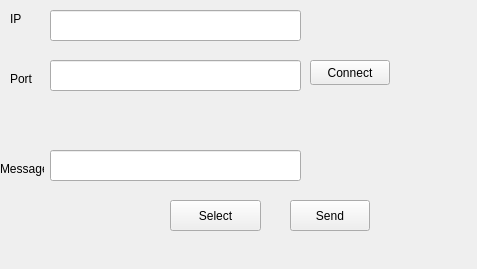
<?xml version="1.0" encoding="UTF-8"?>
<ui version="4.0">
 <class>MainWindow</class>
 <widget class="QMainWindow" name="MainWindow">
  <property name="geometry">
   <rect>
    <x>0</x>
    <y>0</y>
    <width>477</width>
    <height>269</height>
   </rect>
  </property>
  <property name="windowTitle">
   <string>Client</string>
  </property>
  <widget class="QWidget" name="centralWidget">
   <widget class="QLineEdit" name="lineEdit_ip">
    <property name="geometry">
     <rect>
      <x>50</x>
      <y>10</y>
      <width>251</width>
      <height>31</height>
     </rect>
    </property>
   </widget>
   <widget class="QLineEdit" name="lineEdit_port">
    <property name="geometry">
     <rect>
      <x>50</x>
      <y>60</y>
      <width>251</width>
      <height>31</height>
     </rect>
    </property>
   </widget>
   <widget class="QPushButton" name="pushButton_update">
    <property name="geometry">
     <rect>
      <x>310</x>
      <y>60</y>
      <width>80</width>
      <height>25</height>
     </rect>
    </property>
    <property name="text">
     <string>Connect</string>
    </property>
   </widget>
   <widget class="QPushButton" name="pushButton">
    <property name="geometry">
     <rect>
      <x>290</x>
      <y>200</y>
      <width>80</width>
      <height>31</height>
     </rect>
    </property>
    <property name="text">
     <string>Send</string>
    </property>
   </widget>
   <widget class="QLineEdit" name="lineEdit">
    <property name="geometry">
     <rect>
      <x>50</x>
      <y>150</y>
      <width>251</width>
      <height>31</height>
     </rect>
    </property>
   </widget>
   <widget class="QLabel" name="label_3">
    <property name="geometry">
     <rect>
      <x>310</x>
      <y>90</y>
      <width>101</width>
      <height>81</height>
     </rect>
    </property>
    <property name="text">
     <string/>
    </property>
   </widget>
   <widget class="QLabel" name="label_2">
    <property name="geometry">
     <rect>
      <x>0</x>
      <y>160</y>
      <width>44</width>
      <height>17</height>
     </rect>
    </property>
    <property name="text">
     <string>Message:</string>
    </property>
   </widget>
   <widget class="QLabel" name="label">
    <property name="enabled">
     <bool>false</bool>
    </property>
    <property name="geometry">
     <rect>
      <x>320</x>
      <y>110</y>
      <width>51</width>
      <height>41</height>
     </rect>
    </property>
    <property name="text">
     <string/>
    </property>
   </widget>
   <widget class="QPushButton" name="pushButton_2">
    <property name="geometry">
     <rect>
      <x>170</x>
      <y>200</y>
      <width>91</width>
      <height>31</height>
     </rect>
    </property>
    <property name="text">
     <string>Select</string>
    </property>
   </widget>
   <widget class="QLabel" name="label_4">
    <property name="geometry">
     <rect>
      <x>10</x>
      <y>10</y>
      <width>67</width>
      <height>17</height>
     </rect>
    </property>
    <property name="text">
     <string>IP</string>
    </property>
   </widget>
   <widget class="QLabel" name="label_5">
    <property name="geometry">
     <rect>
      <x>10</x>
      <y>70</y>
      <width>67</width>
      <height>17</height>
     </rect>
    </property>
    <property name="text">
     <string>Port</string>
    </property>
   </widget>
  </widget>
 </widget>
 <layoutdefault spacing="6" margin="11"/>
 <resources/>
 <connections/>
</ui>
